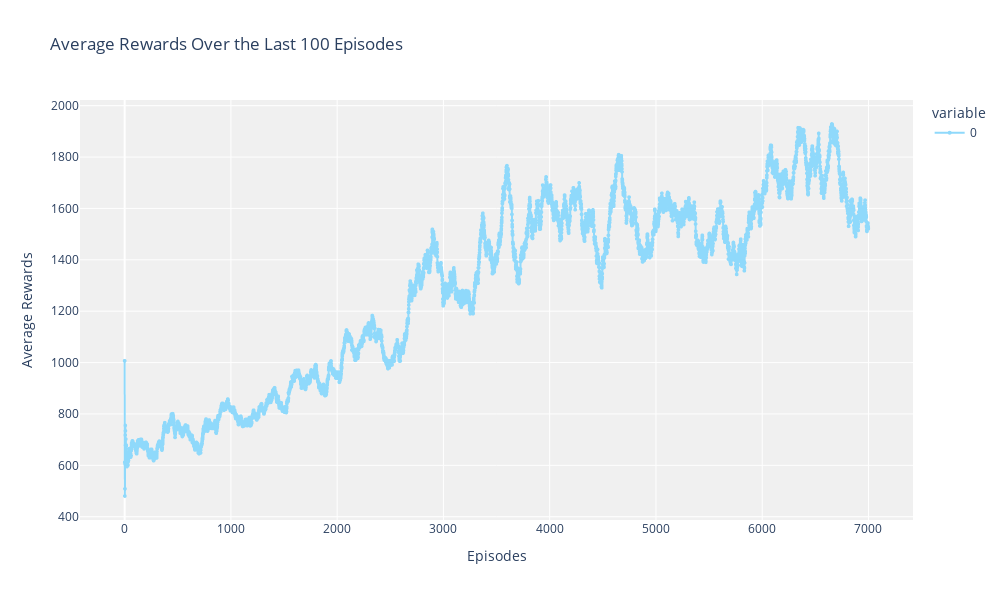

Write notebook code for a chart like this one.
### Code cell
import plotly.express as px
import plotly.graph_objects as go

# Create a line plot for average rewards
fig = px.line(
    history["rewards"],
    labels={'value': 'Average Rewards', 'index': 'Episodes'},
    title='Average Rewards Over the Last 100 Episodes',
)

# Update layout for improved readability and style
fig.update_layout(
    width=1000,
    height=600,
    xaxis=dict(
        title="Episodes",
        showgrid=True,
        zeroline=True,
    ),
    yaxis=dict(
        title="Average Rewards",
        showgrid=True,
        zeroline=True,
    ),
    title="Average Rewards Over the Last 100 Episodes",
    plot_bgcolor='rgba(240,240,240,0.95)',
)

# Optionally customize the line style
fig.update_traces(
    line=dict(color='#8fd9fb', width=2),
    mode='lines+markers',
    marker=dict(size=4, symbol='circle')
)

# Show the plot
fig.show()

### Figure 1 — Plotly figure (JSON) as saved in the notebook; plotly's stock layout.template omitted (floating-point values rounded to 4 significant figures; data arrays with more than 128 entries replaced by an {"elided": "..."} marker saying what was removed)
{"data": [{"hovertemplate": "variable=0<br>Episodes=%{x}<br>Average Rewards=%{y}<extra></extra>", "legendgroup": "0", "line": {"color": "#8fd9fb", "dash": "solid", "width": 2}, "marker": {"size": 4, "symbol": "circle"}, "mode": "lines+markers", "name": "0", "showlegend": true, "type": "scattergl", "x": {"elided": "7000 int values"}, "xaxis": "x", "y": {"elided": "7000 float values"}, "yaxis": "y"}], "layout": {"height": 600, "legend": {"title": {"text": "variable"}, "tracegroupgap": 0}, "plot_bgcolor": "rgba(240,240,240,0.95)", "title": {"text": "Average Rewards Over the Last 100 Episodes"}, "width": 1000, "xaxis": {"anchor": "y", "autorange": true, "domain": [0, 1], "range": [-420.1, 7419.0], "showgrid": true, "title": {"text": "Episodes"}, "type": "linear", "zeroline": true}, "yaxis": {"anchor": "x", "autorange": true, "domain": [0, 1], "range": [387.2, 2022.0], "showgrid": true, "title": {"text": "Average Rewards"}, "type": "linear", "zeroline": true}}}
